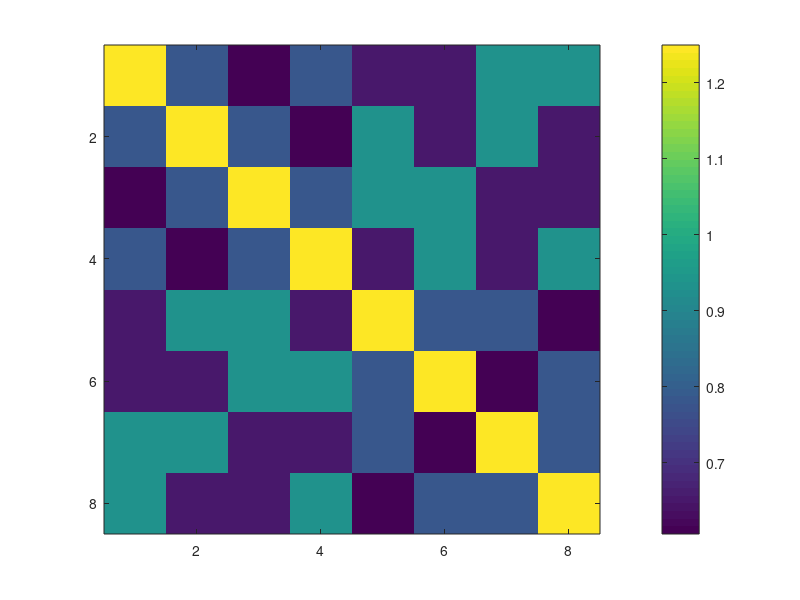
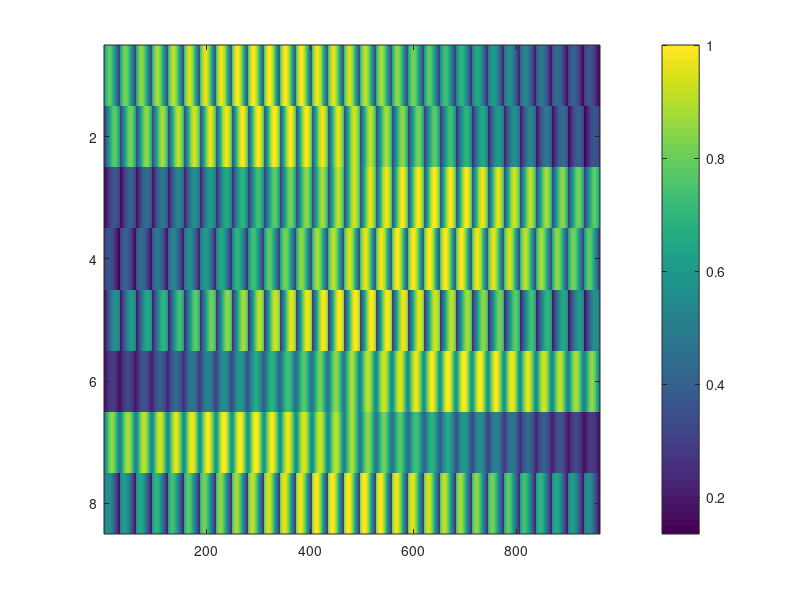
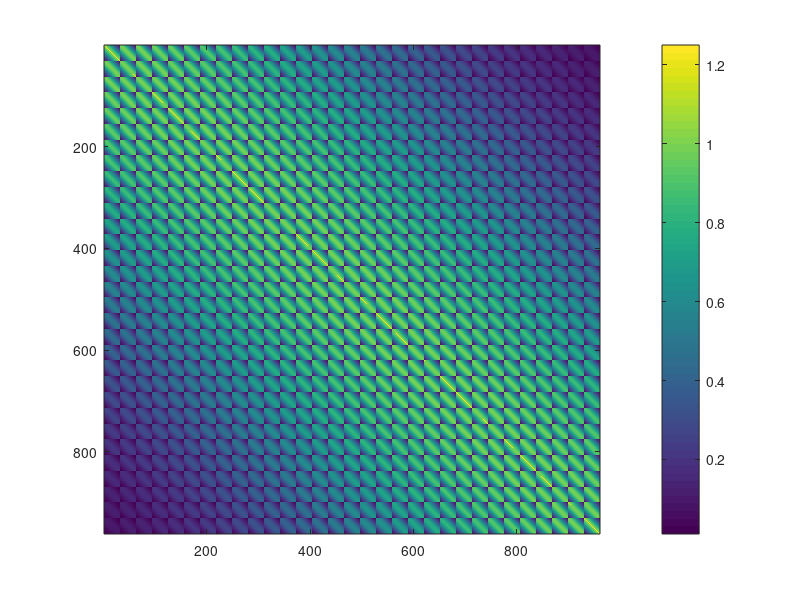
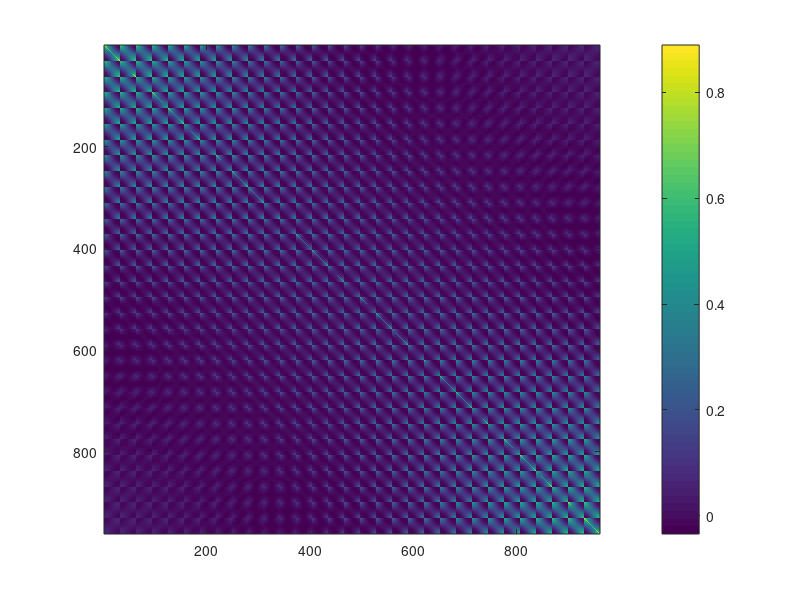

These figures' MATLAB source, in order: (Note: this script raises an error after producing the figures.)
% GPIS learning
% 1D example, zero mean

close all; clear all; clc;

X = [-0.5,-0.5;
     -0.5,0.5;
     0.5,0.5;
     0.5,-0.5;
%      0.3,1;
%      00.5,-1]';
     0.0,0.707;
     0.707,-0.0;
     -0.707,0.0;
     0.0, -0.707]';
 
m = length(X); 

f = zeros(m,1);

[Xg,Yg] = meshgrid(-1.5:0.1:1.5,-1.5:0.1:1.5);
[d1,d2] = size(Xg);
Xs = [reshape(Xg,d1*d2,1),reshape(Yg,d1*d2,1)]';
n = length(Xs);

sigma = 1;
gamma = 0.5;

kernel = @(x,y)(sigma^2 * exp(-1/2 * gamma *(x - y)'*(x - y)));

R = 1;
cen = [0.0, 0.0]';
mean = @(x) 1/2/R*((x-cen)'*(x-cen) - R*2);

sigmaNoise = 0.5;
K = [];
for i = 1:m
    for j = 1:m
       K(i,j) = kernel(X(:,i), X(:,j));
       if(i == j)
           K(i,j) = K(i,j) + sigmaNoise*sigmaNoise;
       end
    end
end


Ks = [];
for i = 1:m
    for j = 1:n
       Ks(i,j) = kernel(X(:,i), Xs(:,j)); 
    end
end


Kss = [];
for i = 1:n
    for j = 1:n
       Kss(i,j) = kernel(Xs(:,i), Xs(:,j));
       if(i == j)
           Kss(i,j) = Kss(i,j) + sigmaNoise*sigmaNoise;
       end
    end
end


figure();
imagesc(K);
colorbar;

figure();
imagesc(Ks);
colorbar;

figure();
imagesc(Kss);
colorbar;


for i = 1:m
    mu(i) = mean(X(:,i));
end

for i = 1:n
    mus(i) = mean(Xs(:,i));
end
mu = mu';
mus = mus';

fs = mus + Ks'*inv(K)*(f - mu);
sig = Kss' - Ks'*inv(K)*Ks;

figure();
imagesc(sig);
colorbar;


d = diag(sig);
devFsP = fs + d;
devFsP = reshape(devFsP,d1,d2);

devFsN = fs - d;
devFsN = reshape(devFsN,d1,d2);

Fs = reshape(fs,d1,d2);
figure();
hold on;
plot(X(1,:), X(2,:), 'r*', 'MarkerSize',6);
surf(Xg,Yg,Fs);
contour(Xg,Yg,Fs,[0 0], 'LineWidth',2,'color', 'r');


figure();
hold on;
plot(X(1,:), X(2,:), 'r*', 'MarkerSize',6);
surf(Xg,Yg,Fs);
contour(Xg,Yg,Fs,[0 0], 'LineWidth',2,'color', 'r');
surf(Xg,Yg,devFsN);
surf(Xg,Yg,devFsP);
axis([-1.5 0 -1.5 1.5])

figure();
hold on;
plot(X(1,:), X(2,:), 'r*');
contour(Xg,Yg,Fs);

% Compute the inside probability.
cdfBell = @(x) 0.5.*(1 + sign(x).*sqrt(1 - exp(-2/pi.*x.*x)));

D = reshape(d, d1,d2);
prob = cdfBell((0-Fs)./D);
figure();
hold on;
surf(Xg,Yg,prob);
